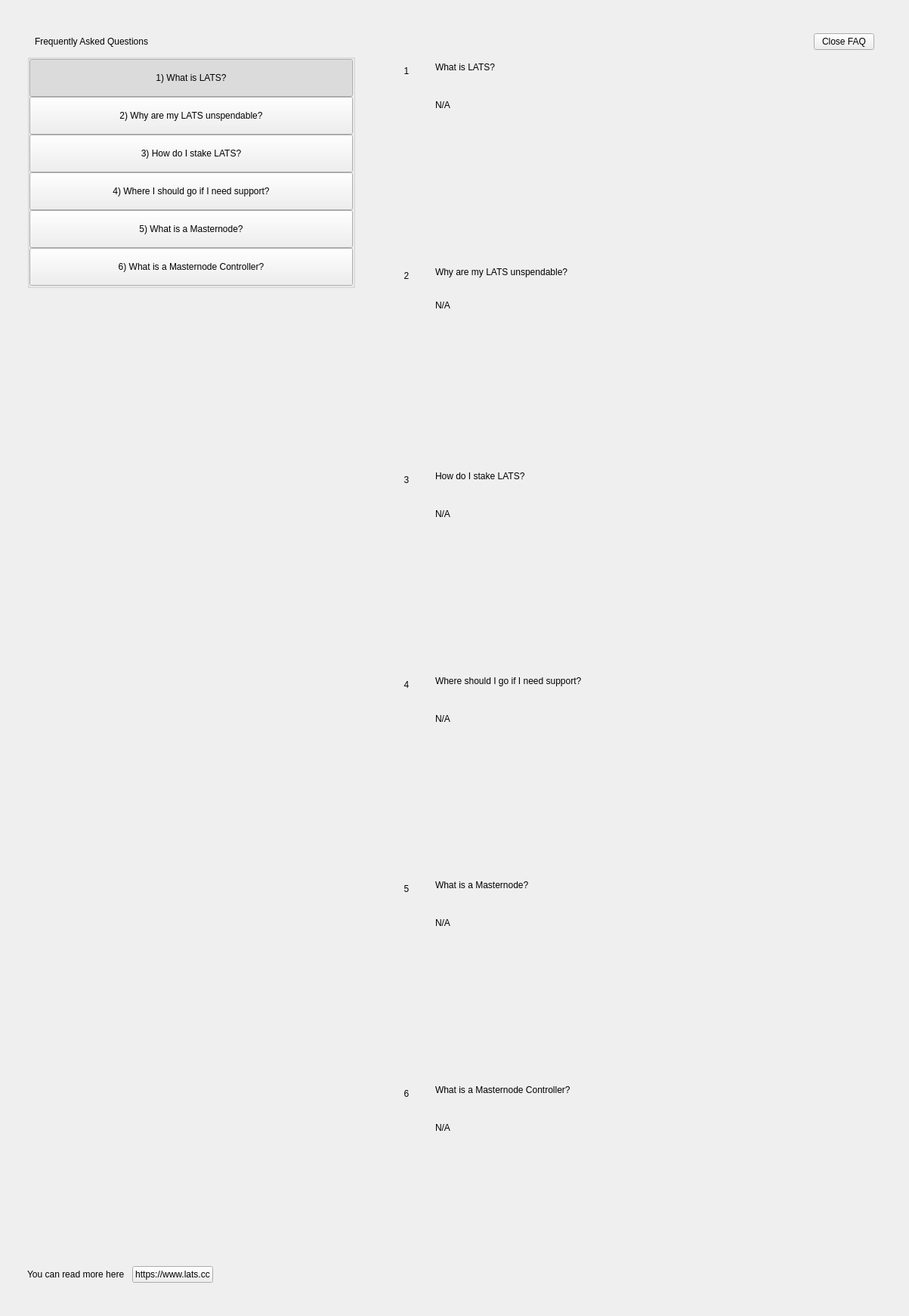
<?xml version="1.0" encoding="UTF-8"?>
<ui version="4.0">
 <class>SettingsFaqWidget</class>
 <widget class="QWidget" name="SettingsFaqWidget">
  <property name="geometry">
   <rect>
    <x>0</x>
    <y>0</y>
    <width>1203</width>
    <height>1741</height>
   </rect>
  </property>
  <property name="windowTitle">
   <string notr="true">N/A</string>
  </property>
  <layout class="QHBoxLayout" name="horizontalLayout" stretch="0">
   <property name="spacing">
    <number>0</number>
   </property>
   <property name="leftMargin">
    <number>0</number>
   </property>
   <property name="topMargin">
    <number>0</number>
   </property>
   <property name="rightMargin">
    <number>0</number>
   </property>
   <property name="bottomMargin">
    <number>0</number>
   </property>
   <item>
    <widget class="PFBorderImage" name="container">
     <layout class="QVBoxLayout" name="verticalLayoutcont">
      <property name="leftMargin">
       <number>36</number>
      </property>
      <property name="topMargin">
       <number>44</number>
      </property>
      <property name="rightMargin">
       <number>36</number>
      </property>
      <property name="bottomMargin">
       <number>44</number>
      </property>
      <item>
       <layout class="QHBoxLayout" name="horizontalLayout_3">
        <property name="spacing">
         <number>0</number>
        </property>
        <property name="leftMargin">
         <number>10</number>
        </property>
        <property name="rightMargin">
         <number>10</number>
        </property>
        <item>
         <widget class="QLabel" name="labelTitle">
          <property name="text">
           <string>Frequently Asked Questions</string>
          </property>
         </widget>
        </item>
        <item>
         <spacer name="horizontalSpacer">
          <property name="orientation">
           <enum>Qt::Horizontal</enum>
          </property>
          <property name="sizeHint" stdset="0">
           <size>
            <width>40</width>
            <height>20</height>
           </size>
          </property>
         </spacer>
        </item>
        <item>
         <widget class="QPushButton" name="pushButtonExit">
          <property name="text">
           <string>Close FAQ</string>
          </property>
         </widget>
        </item>
       </layout>
      </item>
      <item>
       <layout class="QHBoxLayout" name="horizontalLayout_6" stretch="2,0,3">
        <item>
         <widget class="QWidget" name="left" native="true">
          <layout class="QVBoxLayout" name="verticalLayout_3">
           <property name="leftMargin">
            <number>0</number>
           </property>
           <property name="topMargin">
            <number>0</number>
           </property>
           <property name="rightMargin">
            <number>0</number>
           </property>
           <property name="bottomMargin">
            <number>0</number>
           </property>
           <item>
            <layout class="QVBoxLayout" name="verticalLayout_2">
             <property name="spacing">
              <number>0</number>
             </property>
             <item>
              <widget class="QWidget" name="containerButtons" native="true">
               <layout class="QVBoxLayout" name="verticalLayout">
                <property name="spacing">
                 <number>0</number>
                </property>
                <property name="leftMargin">
                 <number>0</number>
                </property>
                <property name="topMargin">
                 <number>0</number>
                </property>
                <property name="rightMargin">
                 <number>0</number>
                </property>
                <property name="bottomMargin">
                 <number>0</number>
                </property>
                <item>
                 <widget class="QGroupBox" name="groupBox">
                  <property name="title">
                   <string/>
                  </property>
                  <layout class="QVBoxLayout" name="verticalLayout_9">
                   <property name="spacing">
                    <number>0</number>
                   </property>
                   <property name="leftMargin">
                    <number>0</number>
                   </property>
                   <property name="topMargin">
                    <number>0</number>
                   </property>
                   <property name="rightMargin">
                    <number>0</number>
                   </property>
                   <property name="bottomMargin">
                    <number>0</number>
                   </property>
                   <item>
                    <widget class="QPushButton" name="pushButton_Intro">
                     <property name="minimumSize">
                      <size>
                       <width>0</width>
                       <height>50</height>
                      </size>
                     </property>
                     <property name="maximumSize">
                      <size>
                       <width>16777215</width>
                       <height>50</height>
                      </size>
                     </property>
                     <property name="focusPolicy">
                      <enum>Qt::NoFocus</enum>
                     </property>
                     <property name="text">
                      <string>1) What is LATS?</string>
                     </property>
                     <property name="checkable">
                      <bool>true</bool>
                     </property>
                     <property name="checked">
                      <bool>true</bool>
                     </property>
                     <property name="autoExclusive">
                      <bool>true</bool>
                     </property>
                    </widget>
                   </item>
                   <item>
                    <widget class="QPushButton" name="pushButton_UnspendableLATS">
                     <property name="minimumSize">
                      <size>
                       <width>0</width>
                       <height>50</height>
                      </size>
                     </property>
                     <property name="maximumSize">
                      <size>
                       <width>16777215</width>
                       <height>50</height>
                      </size>
                     </property>
                     <property name="focusPolicy">
                      <enum>Qt::NoFocus</enum>
                     </property>
                     <property name="text">
                      <string>2) Why are my LATS unspendable?</string>
                     </property>
                     <property name="checkable">
                      <bool>true</bool>
                     </property>
                     <property name="autoExclusive">
                      <bool>true</bool>
                     </property>
                    </widget>
                   </item>
                   <item>
                    <widget class="QPushButton" name="pushButton_Stake">
                     <property name="minimumSize">
                      <size>
                       <width>0</width>
                       <height>50</height>
                      </size>
                     </property>
                     <property name="focusPolicy">
                      <enum>Qt::NoFocus</enum>
                     </property>
                     <property name="text">
                      <string>3) How do I stake LATS?</string>
                     </property>
                     <property name="checkable">
                      <bool>true</bool>
                     </property>
                     <property name="autoExclusive">
                      <bool>true</bool>
                     </property>
                    </widget>
                   </item>
                   <item>
                    <widget class="QPushButton" name="pushButton_Support">
                     <property name="minimumSize">
                      <size>
                       <width>0</width>
                       <height>50</height>
                      </size>
                     </property>
                     <property name="focusPolicy">
                      <enum>Qt::NoFocus</enum>
                     </property>
                     <property name="text">
                      <string>4) Where I should go if I need support?</string>
                     </property>
                     <property name="checkable">
                      <bool>true</bool>
                     </property>
                     <property name="autoExclusive">
                      <bool>true</bool>
                     </property>
                    </widget>
                   </item>
                   <item>
                    <widget class="QPushButton" name="pushButton_Masternode">
                     <property name="minimumSize">
                      <size>
                       <width>0</width>
                       <height>50</height>
                      </size>
                     </property>
                     <property name="focusPolicy">
                      <enum>Qt::NoFocus</enum>
                     </property>
                     <property name="text">
                      <string>5) What is a Masternode?</string>
                     </property>
                     <property name="checkable">
                      <bool>true</bool>
                     </property>
                     <property name="autoExclusive">
                      <bool>true</bool>
                     </property>
                    </widget>
                   </item>
                   <item>
                    <widget class="QPushButton" name="pushButton_MNController">
                     <property name="minimumSize">
                      <size>
                       <width>0</width>
                       <height>50</height>
                      </size>
                     </property>
                     <property name="focusPolicy">
                      <enum>Qt::NoFocus</enum>
                     </property>
                     <property name="text">
                      <string>6) What is a Masternode Controller?</string>
                     </property>
                     <property name="checkable">
                      <bool>true</bool>
                     </property>
                     <property name="autoExclusive">
                      <bool>true</bool>
                     </property>
                    </widget>
                   </item>
                  </layout>
                 </widget>
                </item>
               </layout>
              </widget>
             </item>
             <item>
              <spacer name="verticalSpacer">
               <property name="orientation">
                <enum>Qt::Vertical</enum>
               </property>
               <property name="sizeHint" stdset="0">
                <size>
                 <width>20</width>
                 <height>40</height>
                </size>
               </property>
              </spacer>
             </item>
             <item>
              <layout class="QHBoxLayout" name="horizontalLayout_2">
               <item>
                <widget class="QLabel" name="labelWebLink">
                 <property name="text">
                  <string>You can read more here</string>
                 </property>
                </widget>
               </item>
               <item>
                <spacer name="horizontalSpacer_4">
                 <property name="orientation">
                  <enum>Qt::Horizontal</enum>
                 </property>
                 <property name="sizeType">
                  <enum>QSizePolicy::Minimum</enum>
                 </property>
                 <property name="sizeHint" stdset="0">
                  <size>
                   <width>10</width>
                   <height>20</height>
                  </size>
                 </property>
                </spacer>
               </item>
               <item>
                <widget class="QPushButton" name="pushButtonWebLink">
                 <property name="focusPolicy">
                  <enum>Qt::NoFocus</enum>
                 </property>
                 <property name="text">
                  <string notr="true">https://www.lats.cc</string>
                 </property>
                </widget>
               </item>
               <item>
                <spacer name="horizontalSpacer_2">
                 <property name="orientation">
                  <enum>Qt::Horizontal</enum>
                 </property>
                 <property name="sizeHint" stdset="0">
                  <size>
                   <width>40</width>
                   <height>20</height>
                  </size>
                 </property>
                </spacer>
               </item>
              </layout>
             </item>
            </layout>
           </item>
          </layout>
         </widget>
        </item>
        <item>
         <spacer name="horizontalSpacer_3">
          <property name="orientation">
           <enum>Qt::Horizontal</enum>
          </property>
          <property name="sizeType">
           <enum>QSizePolicy::Minimum</enum>
          </property>
          <property name="sizeHint" stdset="0">
           <size>
            <width>40</width>
            <height>20</height>
           </size>
          </property>
         </spacer>
        </item>
        <item>
         <widget class="QWidget" name="right" native="true">
          <layout class="QVBoxLayout" name="verticalLayout_5">
           <property name="leftMargin">
            <number>0</number>
           </property>
           <property name="topMargin">
            <number>0</number>
           </property>
           <property name="rightMargin">
            <number>0</number>
           </property>
           <property name="bottomMargin">
            <number>0</number>
           </property>
           <item>
            <layout class="QVBoxLayout" name="verticalLayout_6">
             <property name="spacing">
              <number>0</number>
             </property>
             <item>
              <widget class="QScrollArea" name="scrollAreaFaq">
               <property name="styleSheet">
                <string notr="true">#scrollAreaFaq { background:transparent; }</string>
               </property>
               <property name="horizontalScrollBarPolicy">
                <enum>Qt::ScrollBarAlwaysOff</enum>
               </property>
               <property name="sizeAdjustPolicy">
                <enum>QAbstractScrollArea::AdjustIgnored</enum>
               </property>
               <property name="widgetResizable">
                <bool>true</bool>
               </property>
               <property name="alignment">
                <set>Qt::AlignLeading|Qt::AlignLeft|Qt::AlignTop</set>
               </property>
               <widget class="QWidget" name="scrollAreaWidgetContents">
                <property name="geometry">
                 <rect>
                  <x>0</x>
                  <y>0</y>
                  <width>642</width>
                  <height>1614</height>
                 </rect>
                </property>
                <property name="autoFillBackground">
                 <bool>false</bool>
                </property>
                <property name="styleSheet">
                 <string notr="true">#scrollAreaWidgetContents { background:transparent; }</string>
                </property>
                <layout class="QVBoxLayout" name="verticalLayout_7">
                 <property name="spacing">
                  <number>0</number>
                 </property>
                 <property name="sizeConstraint">
                  <enum>QLayout::SetDefaultConstraint</enum>
                 </property>
                 <property name="leftMargin">
                  <number>0</number>
                 </property>
                 <property name="topMargin">
                  <number>0</number>
                 </property>
                 <property name="rightMargin">
                  <number>0</number>
                 </property>
                 <property name="bottomMargin">
                  <number>0</number>
                 </property>
                 <item>
                  <widget class="QWidget" name="widget_Intro" native="true">
                   <property name="minimumSize">
                    <size>
                     <width>300</width>
                     <height>0</height>
                    </size>
                   </property>
                   <layout class="QHBoxLayout" name="horizontalLayout_Intro" stretch="0,1">
                    <item alignment="Qt::AlignTop">
                     <widget class="QLabel" name="labelNumber_Intro">
                      <property name="minimumSize">
                       <size>
                        <width>24</width>
                        <height>24</height>
                       </size>
                      </property>
                      <property name="maximumSize">
                       <size>
                        <width>16777215</width>
                        <height>24</height>
                       </size>
                      </property>
                      <property name="text">
                       <string>1</string>
                      </property>
                      <property name="alignment">
                       <set>Qt::AlignCenter</set>
                      </property>
                     </widget>
                    </item>
                    <item>
                     <layout class="QVBoxLayout" name="verticalLayout_Intro">
                      <property name="leftMargin">
                       <number>20</number>
                      </property>
                      <property name="rightMargin">
                       <number>20</number>
                      </property>
                      <item>
                       <widget class="QLabel" name="labelSubtitle_Intro">
                        <property name="text">
                         <string>What is LATS?</string>
                        </property>
                        <property name="wordWrap">
                         <bool>true</bool>
                        </property>
                       </widget>
                      </item>
                      <item>
                       <spacer name="verticalSpacer1_Intro">
                        <property name="orientation">
                         <enum>Qt::Vertical</enum>
                        </property>
                        <property name="sizeType">
                         <enum>QSizePolicy::Fixed</enum>
                        </property>
                        <property name="sizeHint" stdset="0">
                         <size>
                          <width>20</width>
                          <height>30</height>
                         </size>
                        </property>
                       </spacer>
                      </item>
                      <item>
                       <widget class="QLabel" name="labelContent_Intro">
                        <property name="text">
                         <string notr="true">N/A</string>
                        </property>
                        <property name="alignment">
                         <set>Qt::AlignLeading|Qt::AlignLeft|Qt::AlignTop</set>
                        </property>
                        <property name="wordWrap">
                         <bool>true</bool>
                        </property>
                       </widget>
                      </item>
                      <item>
                       <spacer name="verticalSpacer2_Intro">
                        <property name="orientation">
                         <enum>Qt::Vertical</enum>
                        </property>
                        <property name="sizeHint" stdset="0">
                         <size>
                          <width>20</width>
                          <height>20</height>
                         </size>
                        </property>
                       </spacer>
                      </item>
                     </layout>
                    </item>
                   </layout>
                  </widget>
                 </item>
                 <item>
                  <widget class="QWidget" name="widget_UnspendableLATS" native="true">
                   <layout class="QHBoxLayout" name="horizontalPage_UnspendableLATS" stretch="0,1">
                    <item alignment="Qt::AlignTop">
                     <widget class="QLabel" name="labelNumber_UnspendableLATS">
                      <property name="minimumSize">
                       <size>
                        <width>24</width>
                        <height>24</height>
                       </size>
                      </property>
                      <property name="maximumSize">
                       <size>
                        <width>16777215</width>
                        <height>24</height>
                       </size>
                      </property>
                      <property name="text">
                       <string>2</string>
                      </property>
                      <property name="alignment">
                       <set>Qt::AlignCenter</set>
                      </property>
                     </widget>
                    </item>
                    <item>
                     <layout class="QVBoxLayout" name="verticalLayout_UnspendableLATS">
                      <property name="spacing">
                       <number>0</number>
                      </property>
                      <property name="leftMargin">
                       <number>20</number>
                      </property>
                      <property name="rightMargin">
                       <number>20</number>
                      </property>
                      <item>
                       <widget class="QLabel" name="labelSubtitle_UnspendableLATS">
                        <property name="text">
                         <string>Why are my LATS unspendable?</string>
                        </property>
                        <property name="wordWrap">
                         <bool>true</bool>
                        </property>
                       </widget>
                      </item>
                      <item>
                       <spacer name="verticalSpacer1_UnspendableLATS">
                        <property name="orientation">
                         <enum>Qt::Vertical</enum>
                        </property>
                        <property name="sizeType">
                         <enum>QSizePolicy::Fixed</enum>
                        </property>
                        <property name="sizeHint" stdset="0">
                         <size>
                          <width>20</width>
                          <height>30</height>
                         </size>
                        </property>
                       </spacer>
                      </item>
                      <item>
                       <widget class="QLabel" name="labelContent_UnspendableLATS">
                        <property name="text">
                         <string notr="true">N/A</string>
                        </property>
                        <property name="alignment">
                         <set>Qt::AlignLeading|Qt::AlignLeft|Qt::AlignTop</set>
                        </property>
                        <property name="wordWrap">
                         <bool>true</bool>
                        </property>
                       </widget>
                      </item>
                      <item>
                       <spacer name="verticalSpacer2_UnspendableLATS">
                        <property name="orientation">
                         <enum>Qt::Vertical</enum>
                        </property>
                        <property name="sizeHint" stdset="0">
                         <size>
                          <width>20</width>
                          <height>20</height>
                         </size>
                        </property>
                       </spacer>
                      </item>
                     </layout>
                    </item>
                   </layout>
                  </widget>
                 </item>
                 <item>
                  <widget class="QWidget" name="widget_Stake" native="true">
                   <layout class="QHBoxLayout" name="horizontalpage_Stake" stretch="0,1">
                    <item alignment="Qt::AlignTop">
                     <widget class="QLabel" name="labelNumber_Stake">
                      <property name="minimumSize">
                       <size>
                        <width>24</width>
                        <height>24</height>
                       </size>
                      </property>
                      <property name="maximumSize">
                       <size>
                        <width>16777215</width>
                        <height>24</height>
                       </size>
                      </property>
                      <property name="text">
                       <string>3</string>
                      </property>
                      <property name="alignment">
                       <set>Qt::AlignCenter</set>
                      </property>
                     </widget>
                    </item>
                    <item>
                     <layout class="QVBoxLayout" name="verticalLayoutpage_Stake">
                      <property name="leftMargin">
                       <number>20</number>
                      </property>
                      <property name="rightMargin">
                       <number>20</number>
                      </property>
                      <item>
                       <widget class="QLabel" name="labelSubtitle_Stake">
                        <property name="text">
                         <string>How do I stake LATS?</string>
                        </property>
                        <property name="wordWrap">
                         <bool>true</bool>
                        </property>
                       </widget>
                      </item>
                      <item>
                       <spacer name="verticalSpacer1_Stake">
                        <property name="orientation">
                         <enum>Qt::Vertical</enum>
                        </property>
                        <property name="sizeType">
                         <enum>QSizePolicy::Fixed</enum>
                        </property>
                        <property name="sizeHint" stdset="0">
                         <size>
                          <width>20</width>
                          <height>30</height>
                         </size>
                        </property>
                       </spacer>
                      </item>
                      <item>
                       <widget class="QLabel" name="labelContent_Stake">
                        <property name="text">
                         <string notr="true">N/A</string>
                        </property>
                        <property name="alignment">
                         <set>Qt::AlignLeading|Qt::AlignLeft|Qt::AlignTop</set>
                        </property>
                        <property name="wordWrap">
                         <bool>true</bool>
                        </property>
                       </widget>
                      </item>
                      <item>
                       <spacer name="verticalSpacer2_Stake">
                        <property name="orientation">
                         <enum>Qt::Vertical</enum>
                        </property>
                        <property name="sizeHint" stdset="0">
                         <size>
                          <width>20</width>
                          <height>20</height>
                         </size>
                        </property>
                       </spacer>
                      </item>
                     </layout>
                    </item>
                   </layout>
                  </widget>
                 </item>
                 <item>
                  <widget class="QWidget" name="widget_Support" native="true">
                   <layout class="QHBoxLayout" name="horizontalpage_Support" stretch="0,1">
                    <item alignment="Qt::AlignTop">
                     <widget class="QLabel" name="labelNumber_Support">
                      <property name="minimumSize">
                       <size>
                        <width>24</width>
                        <height>24</height>
                       </size>
                      </property>
                      <property name="maximumSize">
                       <size>
                        <width>16777215</width>
                        <height>24</height>
                       </size>
                      </property>
                      <property name="text">
                       <string>4</string>
                      </property>
                      <property name="alignment">
                       <set>Qt::AlignCenter</set>
                      </property>
                     </widget>
                    </item>
                    <item>
                     <layout class="QVBoxLayout" name="verticalLayoutpage_Support">
                      <property name="leftMargin">
                       <number>20</number>
                      </property>
                      <property name="rightMargin">
                       <number>20</number>
                      </property>
                      <item>
                       <widget class="QLabel" name="labelSubtitle_Support">
                        <property name="text">
                         <string>Where should I go if I need support?</string>
                        </property>
                        <property name="wordWrap">
                         <bool>true</bool>
                        </property>
                       </widget>
                      </item>
                      <item>
                       <spacer name="verticalSpacer1_Support">
                        <property name="orientation">
                         <enum>Qt::Vertical</enum>
                        </property>
                        <property name="sizeType">
                         <enum>QSizePolicy::Fixed</enum>
                        </property>
                        <property name="sizeHint" stdset="0">
                         <size>
                          <width>20</width>
                          <height>30</height>
                         </size>
                        </property>
                       </spacer>
                      </item>
                      <item>
                       <widget class="QLabel" name="labelContent_Support">
                        <property name="text">
                         <string notr="true">N/A</string>
                        </property>
                        <property name="alignment">
                         <set>Qt::AlignLeading|Qt::AlignLeft|Qt::AlignTop</set>
                        </property>
                        <property name="wordWrap">
                         <bool>true</bool>
                        </property>
                       </widget>
                      </item>
                      <item>
                       <spacer name="verticalSpacer2_Support">
                        <property name="orientation">
                         <enum>Qt::Vertical</enum>
                        </property>
                        <property name="sizeHint" stdset="0">
                         <size>
                          <width>20</width>
                          <height>20</height>
                         </size>
                        </property>
                       </spacer>
                      </item>
                     </layout>
                    </item>
                   </layout>
                  </widget>
                 </item>
                 <item>
                  <widget class="QWidget" name="widget_Masternode" native="true">
                   <layout class="QHBoxLayout" name="horizontalpage_Masternode" stretch="0,1">
                    <item alignment="Qt::AlignTop">
                     <widget class="QLabel" name="labelNumber_Masternode">
                      <property name="minimumSize">
                       <size>
                        <width>24</width>
                        <height>24</height>
                       </size>
                      </property>
                      <property name="maximumSize">
                       <size>
                        <width>16777215</width>
                        <height>24</height>
                       </size>
                      </property>
                      <property name="text">
                       <string>5</string>
                      </property>
                      <property name="alignment">
                       <set>Qt::AlignCenter</set>
                      </property>
                     </widget>
                    </item>
                    <item>
                     <layout class="QVBoxLayout" name="verticalLayoutpage_Masternode">
                      <property name="leftMargin">
                       <number>20</number>
                      </property>
                      <property name="rightMargin">
                       <number>20</number>
                      </property>
                      <item>
                       <widget class="QLabel" name="labelSubtitle_Masternode">
                        <property name="text">
                         <string>What is a Masternode?</string>
                        </property>
                        <property name="wordWrap">
                         <bool>true</bool>
                        </property>
                       </widget>
                      </item>
                      <item>
                       <spacer name="verticalSpacer1_Masternode">
                        <property name="orientation">
                         <enum>Qt::Vertical</enum>
                        </property>
                        <property name="sizeType">
                         <enum>QSizePolicy::Fixed</enum>
                        </property>
                        <property name="sizeHint" stdset="0">
                         <size>
                          <width>20</width>
                          <height>30</height>
                         </size>
                        </property>
                       </spacer>
                      </item>
                      <item>
                       <widget class="QLabel" name="labelContent_Masternode">
                        <property name="text">
                         <string notr="true">N/A</string>
                        </property>
                        <property name="alignment">
                         <set>Qt::AlignLeading|Qt::AlignLeft|Qt::AlignTop</set>
                        </property>
                        <property name="wordWrap">
                         <bool>true</bool>
                        </property>
                       </widget>
                      </item>
                      <item>
                       <spacer name="verticalSpacer2_Masternode">
                        <property name="orientation">
                         <enum>Qt::Vertical</enum>
                        </property>
                        <property name="sizeHint" stdset="0">
                         <size>
                          <width>20</width>
                          <height>20</height>
                         </size>
                        </property>
                       </spacer>
                      </item>
                     </layout>
                    </item>
                   </layout>
                  </widget>
                 </item>
                 <item>
                  <widget class="QWidget" name="widget_MNController" native="true">
                   <layout class="QHBoxLayout" name="horizontalpage_MNController" stretch="0,1">
                    <item alignment="Qt::AlignTop">
                     <widget class="QLabel" name="labelNumber_MNController">
                      <property name="minimumSize">
                       <size>
                        <width>24</width>
                        <height>24</height>
                       </size>
                      </property>
                      <property name="maximumSize">
                       <size>
                        <width>16777215</width>
                        <height>24</height>
                       </size>
                      </property>
                      <property name="text">
                       <string>6</string>
                      </property>
                      <property name="alignment">
                       <set>Qt::AlignCenter</set>
                      </property>
                     </widget>
                    </item>
                    <item>
                     <layout class="QVBoxLayout" name="verticalLayoutpage_MNController">
                      <property name="leftMargin">
                       <number>20</number>
                      </property>
                      <property name="rightMargin">
                       <number>20</number>
                      </property>
                      <item>
                       <widget class="QLabel" name="labelSubtitle_MNController">
                        <property name="text">
                         <string>What is a Masternode Controller?</string>
                        </property>
                        <property name="wordWrap">
                         <bool>true</bool>
                        </property>
                       </widget>
                      </item>
                      <item>
                       <spacer name="verticalSpacer1_MNController">
                        <property name="orientation">
                         <enum>Qt::Vertical</enum>
                        </property>
                        <property name="sizeType">
                         <enum>QSizePolicy::Fixed</enum>
                        </property>
                        <property name="sizeHint" stdset="0">
                         <size>
                          <width>20</width>
                          <height>30</height>
                         </size>
                        </property>
                       </spacer>
                      </item>
                      <item>
                       <widget class="QLabel" name="labelContent_MNController">
                        <property name="text">
                         <string notr="true">N/A</string>
                        </property>
                        <property name="alignment">
                         <set>Qt::AlignLeading|Qt::AlignLeft|Qt::AlignTop</set>
                        </property>
                        <property name="wordWrap">
                         <bool>true</bool>
                        </property>
                       </widget>
                      </item>
                      <item>
                       <spacer name="verticalSpacer2_MNController">
                        <property name="orientation">
                         <enum>Qt::Vertical</enum>
                        </property>
                        <property name="sizeHint" stdset="0">
                         <size>
                          <width>20</width>
                          <height>20</height>
                         </size>
                        </property>
                       </spacer>
                      </item>
                     </layout>
                    </item>
                   </layout>
                  </widget>
                 </item>
                </layout>
               </widget>
              </widget>
             </item>
            </layout>
           </item>
          </layout>
         </widget>
        </item>
       </layout>
      </item>
     </layout>
    </widget>
   </item>
  </layout>
 </widget>
 <customwidgets>
  <customwidget>
   <class>PFBorderImage</class>
   <extends>QFrame</extends>
   <header>qt/lats/pfborderimage.h</header>
   <container>1</container>
  </customwidget>
 </customwidgets>
 <resources/>
 <connections/>
</ui>
